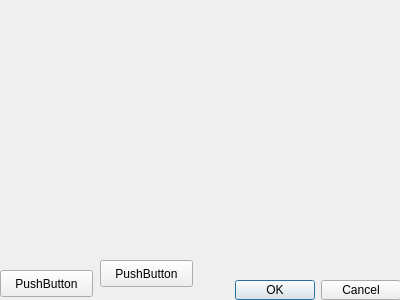
<?xml version="1.0" encoding="UTF-8"?>
<ui version="4.0">
 <class>Electricity</class>
 <widget class="QDialog" name="Electricity">
  <property name="geometry">
   <rect>
    <x>0</x>
    <y>0</y>
    <width>400</width>
    <height>300</height>
   </rect>
  </property>
  <property name="windowTitle">
   <string>Dialog</string>
  </property>
  <widget class="QDialogButtonBox" name="buttonBox">
   <property name="geometry">
    <rect>
     <x>220</x>
     <y>280</y>
     <width>181</width>
     <height>20</height>
    </rect>
   </property>
   <property name="orientation">
    <enum>Qt::Horizontal</enum>
   </property>
   <property name="standardButtons">
    <set>QDialogButtonBox::Cancel|QDialogButtonBox::Ok</set>
   </property>
  </widget>
  <widget class="QPushButton" name="pushButton">
   <property name="geometry">
    <rect>
     <x>0</x>
     <y>270</y>
     <width>93</width>
     <height>27</height>
    </rect>
   </property>
   <property name="text">
    <string>PushButton</string>
   </property>
  </widget>
  <widget class="QPushButton" name="pushButton_2">
   <property name="geometry">
    <rect>
     <x>100</x>
     <y>260</y>
     <width>93</width>
     <height>27</height>
    </rect>
   </property>
   <property name="text">
    <string>PushButton</string>
   </property>
  </widget>
 </widget>
 <resources/>
 <connections>
  <connection>
   <sender>buttonBox</sender>
   <signal>accepted()</signal>
   <receiver>Electricity</receiver>
   <slot>accept()</slot>
   <hints>
    <hint type="sourcelabel">
     <x>248</x>
     <y>254</y>
    </hint>
    <hint type="destinationlabel">
     <x>157</x>
     <y>274</y>
    </hint>
   </hints>
  </connection>
  <connection>
   <sender>buttonBox</sender>
   <signal>rejected()</signal>
   <receiver>Electricity</receiver>
   <slot>reject()</slot>
   <hints>
    <hint type="sourcelabel">
     <x>316</x>
     <y>260</y>
    </hint>
    <hint type="destinationlabel">
     <x>286</x>
     <y>274</y>
    </hint>
   </hints>
  </connection>
 </connections>
</ui>
